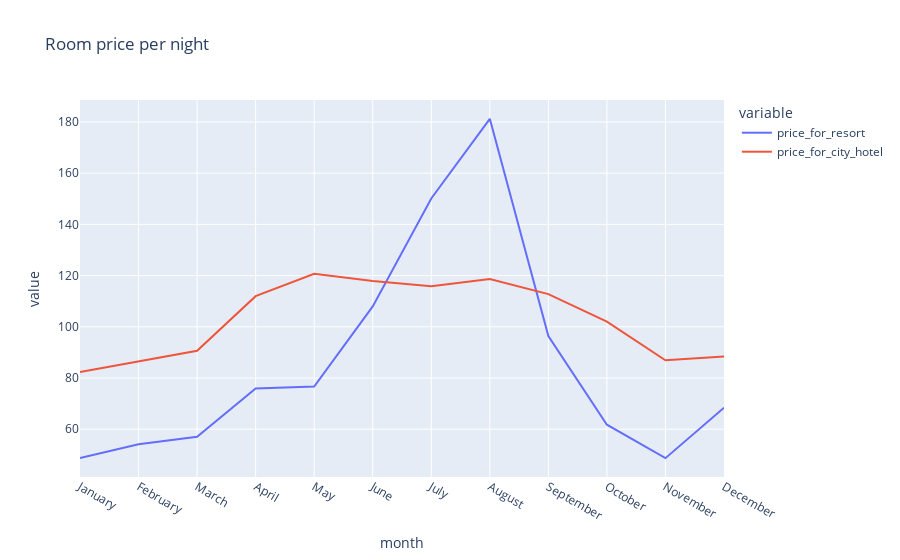

This figure's notebook cell:
### Code cell
ps.line(final2,x='month',y=['price_for_resort','price_for_city_hotel'],title='Room price per night')

### Figure 1 — Plotly figure (JSON) as saved in the notebook; plotly's stock layout.template omitted (floating-point values rounded to 4 significant figures)
{"data": [{"hovertemplate": "variable=price_for_resort<br>month=%{x}<br>value=%{y}<extra></extra>", "legendgroup": "price_for_resort", "line": {"color": "#636efa", "dash": "solid"}, "mode": "lines", "name": "price_for_resort", "orientation": "v", "showlegend": true, "type": "scatter", "x": ["January", "February", "March", "April", "May", "June", "July", "August", "September", "October", "November", "December"], "xaxis": "x", "y": [48.76, 54.15, 57.06, 75.87, 76.66, 108.0, 150.1, 181.2, 96.42, 61.78, 48.71, 68.41], "yaxis": "y"}, {"hovertemplate": "variable=price_for_city_hotel<br>month=%{x}<br>value=%{y}<extra></extra>", "legendgroup": "price_for_city_hotel", "line": {"color": "#EF553B", "dash": "solid"}, "mode": "lines", "name": "price_for_city_hotel", "orientation": "v", "showlegend": true, "type": "scatter", "x": ["January", "February", "March", "April", "May", "June", "July", "August", "September", "October", "November", "December"], "xaxis": "x", "y": [82.33, 86.52, 90.66, 112.0, 120.7, 117.9, 115.8, 118.7, 112.8, 102.0, 86.95, 88.4], "yaxis": "y"}], "layout": {"legend": {"title": {"text": "variable"}, "tracegroupgap": 0}, "title": {"text": "Room price per night"}, "xaxis": {"anchor": "y", "domain": [0, 1], "title": {"text": "month"}}, "yaxis": {"anchor": "x", "domain": [0, 1], "title": {"text": "value"}}}}
